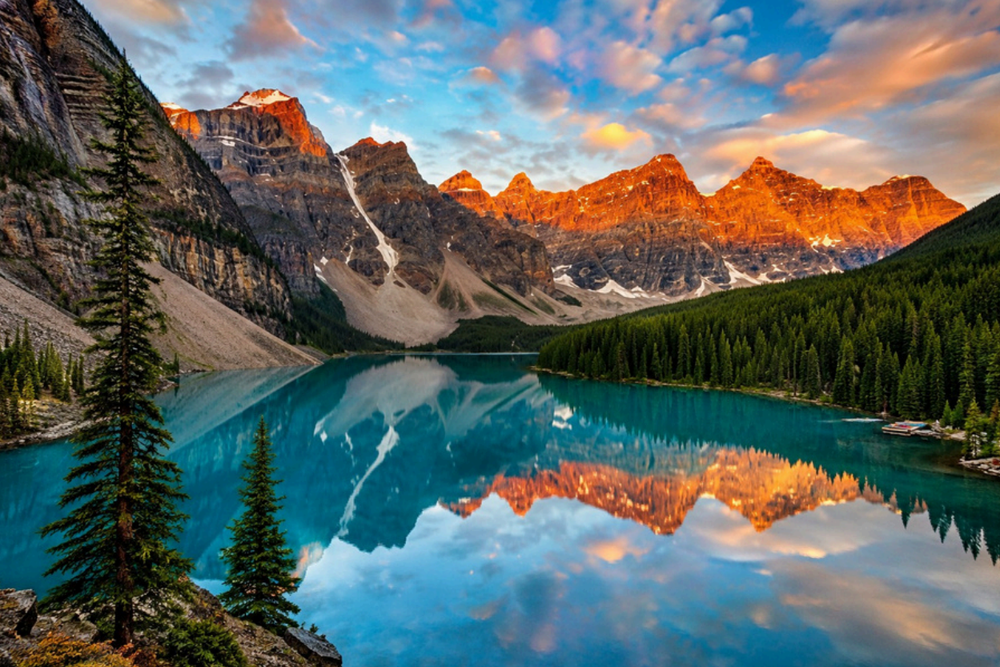
#> input picture lake img.png, 1000 x 667 px, shrunk from 1249 x 833 before the run, given in place of the camera
$ python P6.py
#> lines starting #> are read from the running program, lines starting #| are printed output that depends on the picture
#Show the Kernel size
import cv2

# Start Webcam
cap = cv2.VideoCapture(0)

# Initial kernel size
kernel_size = 5

while True:

    success, frame = cap.read()
#> frame is the input picture: shape (667, 1000, 3); mean B, G, R 100.1, 102.6, 92.2

    if not success:
        break

    # Convert to Grayscale
    gray = cv2.cvtColor(
        frame,
        cv2.COLOR_BGR2GRAY
    )
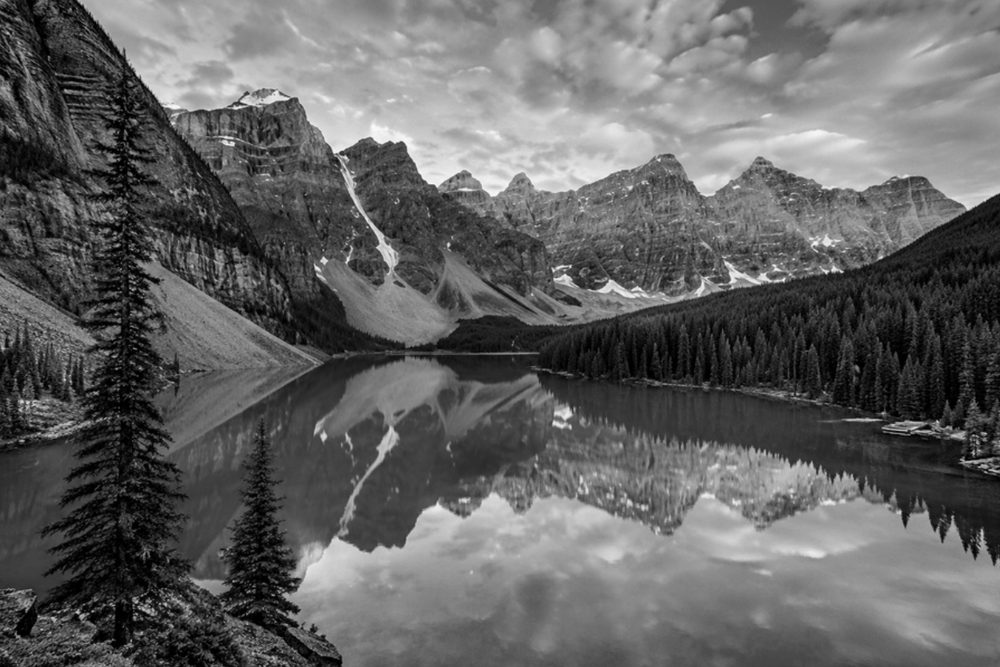
#> gray: shape (667, 1000); min 0, max 249, mean 99.2

    # Apply Gaussian Blur
    blur = cv2.GaussianBlur(
        gray,
        (kernel_size, kernel_size),
        0
    )

    # Canny Edge Detection
    edges = cv2.Canny(
        blur,
        100,
        200
    )
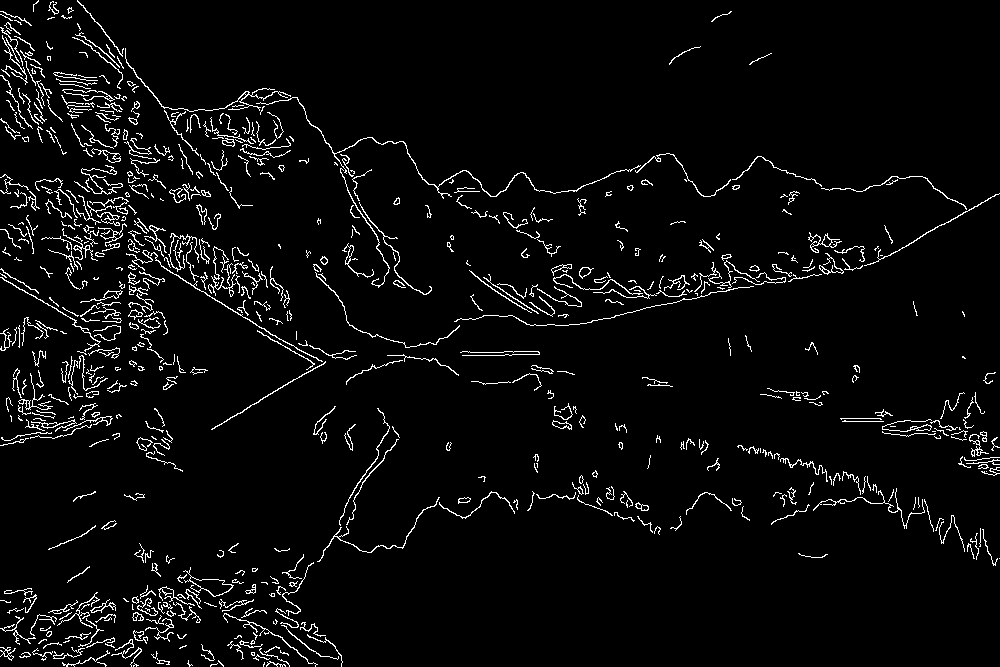
#> edges: shape (667, 1000); 4.2% white in thin lines or dots

    # Display Blur Value
    cv2.putText(
        edges,
        f"Kernel : {kernel_size}",
        (20, 40),
        cv2.FONT_HERSHEY_SIMPLEX,
        1,
        255,
        2
    )
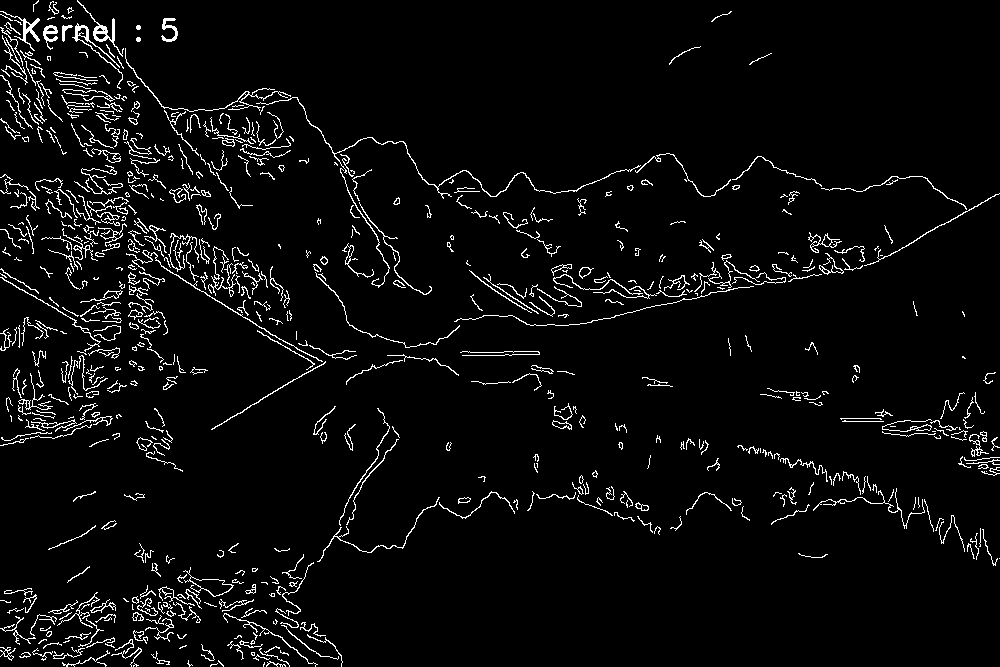
#> edges: shape (667, 1000); 4.3% white in thin lines or dots

    cv2.imshow(
        "Dynamic Edge Detector",
        edges
    )

    key = cv2.waitKey(1)
#> (key q is pressed here)

    # Increase Blur
    if key == ord('w'):

        kernel_size += 2

        if kernel_size > 31:
            kernel_size = 31

    # Decrease Blur
    elif key == ord('s'):

        kernel_size -= 2

        if kernel_size < 3:
            kernel_size = 3

    # Exit
    elif key == ord('q'):
        break

cap.release()
cv2.destroyAllWindows()

$ run again, on noisy img.png
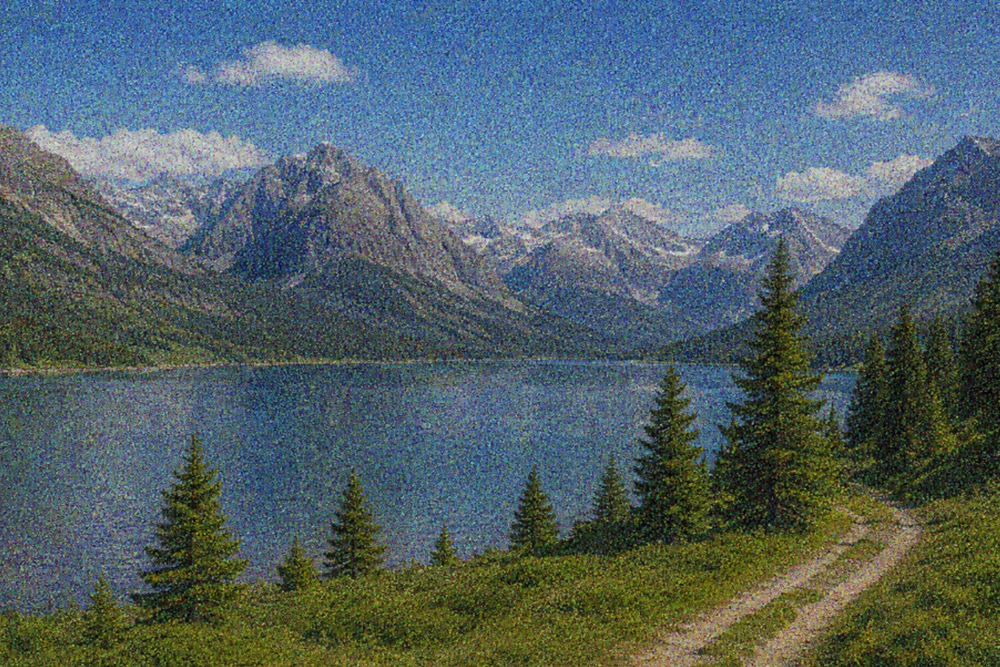
#> input picture noisy img.png, 1000 x 667 px, shrunk from 1259 x 840 before the run, given in place of the camera
#> frame is the input picture: shape (667, 1000, 3); mean B, G, R 104.3, 98.9, 82.1
#> `gray = cv2.cvtColor( frame, cv2.COLOR_BGR2GRAY )`:
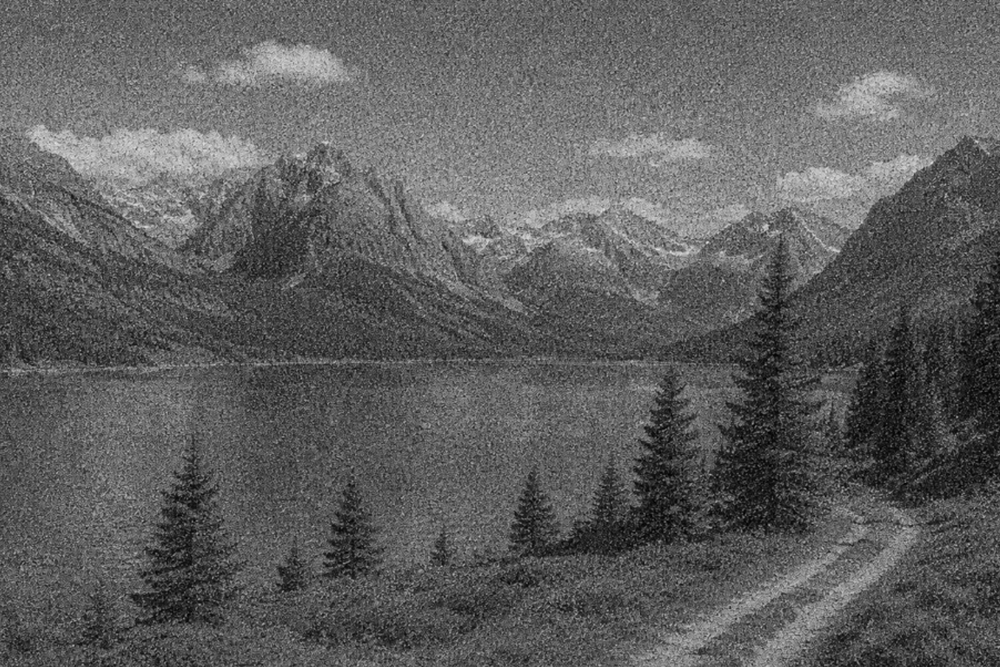
#> gray: shape (667, 1000); min 0, max 225, mean 94.5
#> `cv2.putText( edges, f"Kernel : {kernel_size}", (20, 40), cv2.FONT_HERS..`:
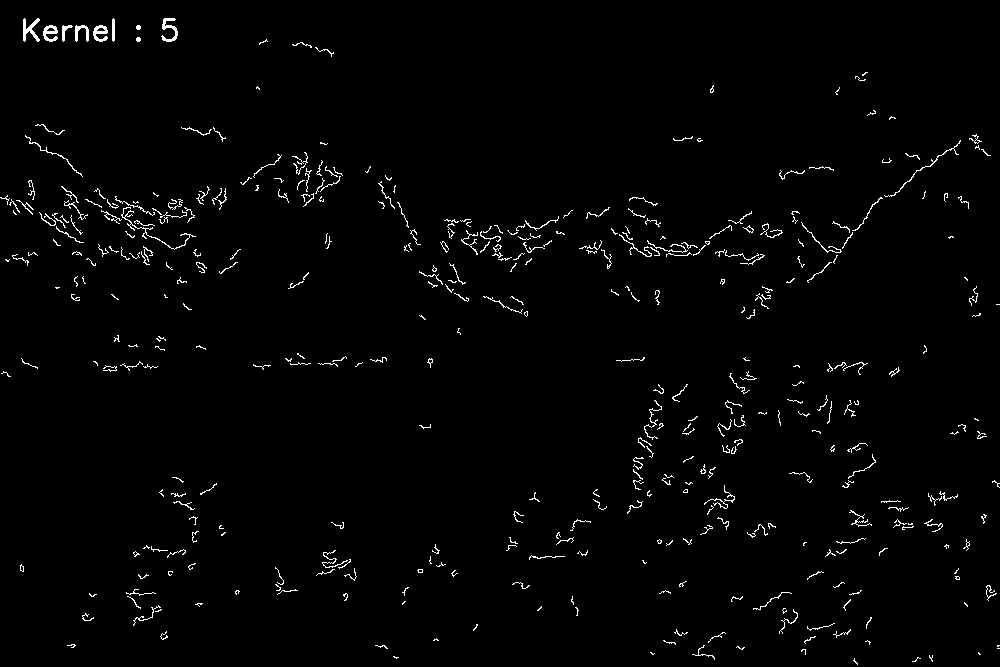
#> edges: shape (667, 1000); 1.6% white in thin lines or dots
